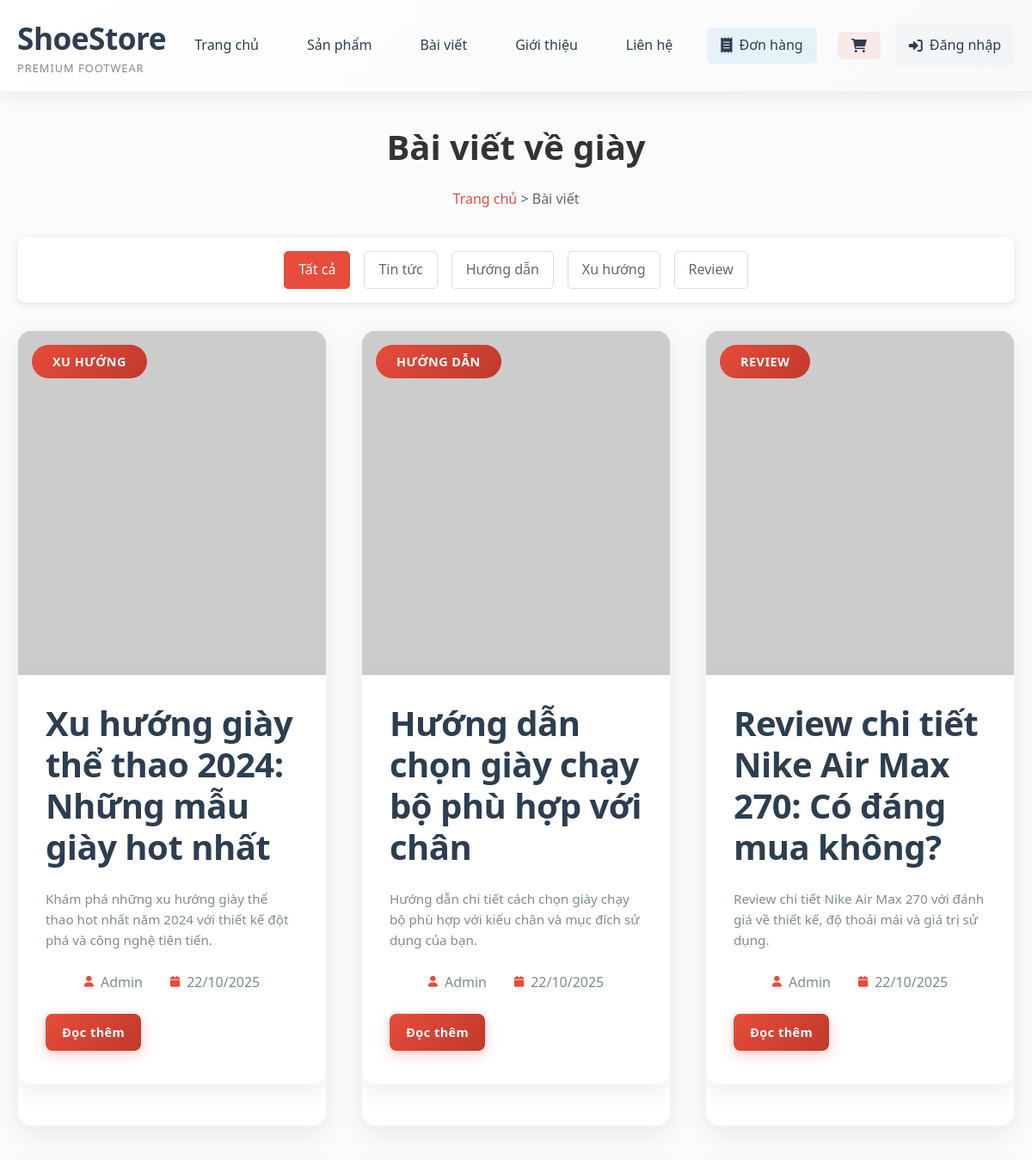
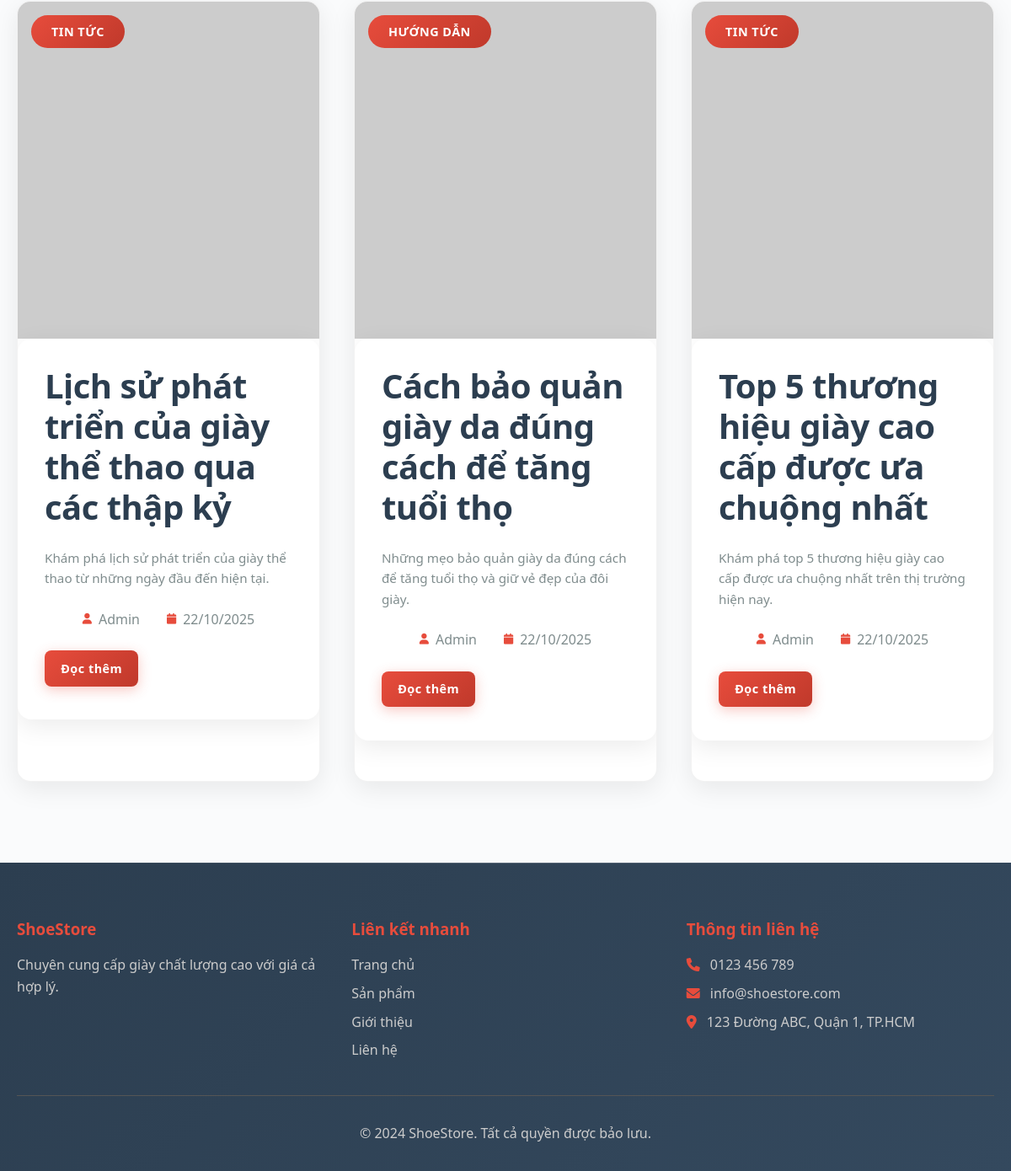
The page /index.php?action=articles on the database its author committed (2 pictures, top to bottom).
### tables this page shows
CREATE TABLE IF NOT EXISTS articles (
    id INT AUTO_INCREMENT PRIMARY KEY,
    title VARCHAR(255) NOT NULL,
    content TEXT NOT NULL,
    excerpt TEXT,
    image VARCHAR(500),
    author VARCHAR(100) NOT NULL,
    category VARCHAR(50) NOT NULL,
    status ENUM('draft', 'published') DEFAULT 'published',
    created_at TIMESTAMP DEFAULT CURRENT_TIMESTAMP,
    updated_at TIMESTAMP DEFAULT CURRENT_TIMESTAMP ON UPDATE CURRENT_TIMESTAMP
);

### controllers/HomeController.php (called while the page is built, shortened)
<?php
require_once 'models/Article.php';
require_once 'config/database.php';
class HomeController {
    private $article;
    public function __construct() {
        $database = new Database();
        $this->db = $database->getConnection();
        $this->article = new Article($this->db);
    }
    public function articles() {
        $category = isset($_GET['category']) ? $_GET['category'] : '';
        $search = isset($_GET['search']) ? $_GET['search'] : '';
        if (!empty($search)) {
            $stmt = $this->article->searchArticles($search);
        } elseif (!empty($category)) {
            $stmt = $this->article->getArticlesByCategory($category);
        } else {
            $stmt = $this->article->getAllArticles();
        }
        $articles = $stmt->fetchAll(PDO::FETCH_ASSOC);
        include 'views/articles.php';
    }
}
?>

### config/database.php (called while the page is built, shortened)
<?php
class Database {
    private $host = 'localhost';
    private $db_name = 'shoe_store';
    private $username = 'root';
    private $password = '';
    public function getConnection() {
        $this->conn = null;
        try {
            $this->conn = new PDO("mysql:host=" . $this->host . ";dbname=" . $this->db_name,
                                $this->username, $this->password);
            $this->conn->setAttribute(PDO::ATTR_ERRMODE, PDO::ERRMODE_EXCEPTION);
            $this->conn->exec("set names utf8");
        } catch(PDOException $exception) {
            echo "Connection error: " . $exception->getMessage();
        }
        return $this->conn;
    }
}
?>

### models/Article.php (called while the page is built, shortened)
<?php
class Article {
    private $conn;
    private $table_name = "articles";
    public function __construct($db) {
        $this->conn = $db;
    }
    public function getAllArticles() {
        $query = "SELECT * FROM " . $this->table_name . " WHERE status = 'published' ORDER BY created_at DESC";
        $stmt = $this->conn->prepare($query);
        $stmt->execute();
        return $stmt;
    }
}
?>

### views/articles.php (the view, shortened to what this page needs)
<?php
include 'views/layout/header.php';
?>
<main class="main">
    <div class="container">
        <div class="page-header">
            <h1>Bài viết về giày</h1>
            <div class="breadcrumb">
                <a href="index.php">Trang chủ</a> > <span>Bài viết</span>
            </div>
        </div>
        <div class="filter-section">
            <div class="filter-buttons">
                <a href="index.php?action=articles" class="filter-btn <?php echo empty($_GET['category']) ? 'active' : ''; ?>">Tất cả</a>
                <a href="index.php?action=articles&category=Tin tức" class="filter-btn <?php echo ($_GET['category'] ?? '') == 'Tin tức' ? 'active' : ''; ?>">Tin tức</a>
                <a href="index.php?action=articles&category=Hướng dẫn" class="filter-btn <?php echo ($_GET['category'] ?? '') == 'Hướng dẫn' ? 'active' : ''; ?>">Hướng dẫn</a>
                <a href="index.php?action=articles&category=Xu hướng" class="filter-btn <?php echo ($_GET['category'] ?? '') == 'Xu hướng' ? 'active' : ''; ?>">Xu hướng</a>
                <a href="index.php?action=articles&category=Review" class="filter-btn <?php echo ($_GET['category'] ?? '') == 'Review' ? 'active' : ''; ?>">Review</a>
            </div>
        </div>
        <div class="articles-section">
            <?php if (!empty($articles)): ?>
                <div class="articles-grid">
                    <?php foreach($articles as $article): ?>
                    <article class="article-card">
                        <div class="article-image">
                            <img src="<?php echo $article['image']; ?>" alt="<?php echo htmlspecialchars($article['title']); ?>">
                            <div class="article-category"><?php echo htmlspecialchars($article['category']); ?></div>
                        </div>
                        <div class="article-content">
                            <h2 class="article-title">
                                <a href="index.php?action=articleDetail&id=<?php echo $article['id']; ?>">
                                    <?php echo htmlspecialchars($article['title']); ?>
                                </a>
                            </h2>
                            <p class="article-excerpt"><?php echo htmlspecialchars($article['excerpt']); ?></p>
                            <div class="article-meta">
                                <span class="article-author">
                                    <i class="fas fa-user"></i>
                                    <?php echo htmlspecialchars($article['author']); ?>
                                </span>
                                <span class="article-date">
                                    <i class="fas fa-calendar"></i>
                                    <?php echo date('d/m/Y', strtotime($article['created_at'])); ?>
                                </span>
                            </div>
                            <a href="index.php?action=articleDetail&id=<?php echo $article['id']; ?>" class="btn btn-primary btn-sm">Đọc thêm</a>
                        </div>
                    </article>
                    <?php endforeach; ?>
                </div>
            <?php endif; ?>
        </div>
    </div>
</main>
<?php include 'views/layout/footer.php'; ?>

### assets/css/style.css (style rules this page uses)
* { margin: 0; padding: 0; box-sizing: border-box; }
body { font-family: 'Segoe UI', Tahoma, Geneva, Verdana, sans-serif; line-height: 1.6; color: #2c3e50; background-color: #fafbfc; font-size: 16px; }
.container { max-width: 1200px; margin: 0 auto; padding: 0 20px; }
.main { min-height: calc(100vh - 200px); }
.btn { display: inline-block; padding: 0.875rem 2rem; text-decoration: none; border-radius: 8px; font-weight: 600; font-size: 0.95rem; transition: all 0.3s ease; border: none; cursor: pointer; position: relative; overflow: hidden; text-align: center; letter-spacing: 0.5px; }
.btn::before { content: ''; position: absolute; top: 0; left: -100%; width: 100%; height: 100%; background: linear-gradient(90deg, transparent, rgba(255,255,255,0.2), transparent); transition: left 0.5s; }
.btn-primary { background: linear-gradient(135deg, #e74c3c 0%, #c0392b 100%); color: white; box-shadow: 0 4px 15px rgba(231, 76, 60, 0.3); }
.page-header { padding: 2rem 0; text-align: center; }
.page-header h1 { font-size: 2.5rem; color: #333; margin-bottom: 1rem; }
.breadcrumb { color: #666; }
.breadcrumb a { color: #e74c3c; text-decoration: none; }
.filter-section { background: white; padding: 1rem; border-radius: 10px; margin-bottom: 2rem; box-shadow: 0 2px 10px rgba(0,0,0,0.1); }
.filter-buttons { display: flex; gap: 1rem; justify-content: center; flex-wrap: wrap; }
.filter-btn { padding: 0.5rem 1rem; text-decoration: none; color: #666; border: 1px solid #ddd; border-radius: 5px; transition: all 0.3s; }
.filter-btn:hover, .filter-btn.active { background: #e74c3c; color: white; border-color: #e74c3c; }
.btn-sm { padding: 0.5rem 1rem; font-size: 0.9rem; }
.articles-grid { display: grid; grid-template-columns: repeat(auto-fit, minmax(350px, 1fr)); gap: 2.5rem; margin-top: 2rem; }
.article-card { background: white; border-radius: 16px; overflow: hidden; box-shadow: 0 8px 30px rgba(0,0,0,0.08); transition: all 0.4s ease; border: 1px solid rgba(0,0,0,0.05); position: relative; }
.article-card::before { content: ''; position: absolute; top: 0; left: 0; right: 0; bottom: 0; background: linear-gradient(135deg, rgba(231, 76, 60, 0.05) 0%, transparent 50%); opacity: 0; transition: opacity 0.3s ease; }
.article-image { height: 220px; overflow: hidden; position: relative; }
.article-image img { width: 100%; height: 100%; object-fit: cover; transition: transform 0.4s ease; }
.article-category { position: absolute; top: 1rem; left: 1rem; background: linear-gradient(135deg, #e74c3c 0%, #c0392b 100%); color: white; padding: 0.5rem 1rem; border-radius: 20px; font-size: 0.8rem; font-weight: 600; text-transform: uppercase; letter-spacing: 0.5px; }
.article-content { padding: 2rem; position: relative; z-index: 1; }
.article-title { margin-bottom: 1rem; font-size: 1.4rem; font-weight: 600; line-height: 1.3; }
.article-title a { color: #2c3e50; text-decoration: none; transition: color 0.3s ease; }
.article-excerpt { color: #7f8c8d; line-height: 1.6; margin-bottom: 1.5rem; font-size: 0.95rem; }
.article-meta { display: flex; gap: 1.5rem; margin-bottom: 1.5rem; font-size: 0.9rem; color: #95a5a6; }
.article-meta span { display: flex; align-items: center; gap: 0.5rem; }
.article-meta i { color: #e74c3c; font-size: 0.8rem; }
.btn-sm { padding: 0.6rem 1.2rem; font-size: 0.9rem; }
.article-content { background: white; border-radius: 16px; overflow: hidden; box-shadow: 0 8px 30px rgba(0,0,0,0.08); margin-bottom: 3rem; }
.article-category { display: inline-block; background: linear-gradient(135deg, #e74c3c 0%, #c0392b 100%); color: white; padding: 0.5rem 1.5rem; border-radius: 25px; font-size: 0.9rem; font-weight: 600; text-transform: uppercase; letter-spacing: 0.5px; margin-bottom: 1.5rem; }
.article-title { font-size: 2.5rem; font-weight: 700; color: #2c3e50; line-height: 1.2; margin-bottom: 1.5rem; letter-spacing: -0.5px; }
.article-meta { display: flex; justify-content: center; gap: 2rem; font-size: 1rem; color: #7f8c8d; }
.article-meta i { color: #e74c3c; }
.article-image { height: 400px; overflow: hidden; }
.article-image img { width: 100%; height: 100%; object-fit: cover; }
html { scroll-behavior: smooth; }

### rows shown on the page
articles: category "XU HƯỚNG", title "Xu hướng giày thể thao 2024: Những mẫu giày hot nhất", excerpt "Khám phá những xu hướng giày thể thao hot nhất năm 2024 với thiết kế đột phá và công nghệ tiên tiến.", author "Admin", created_at "22/10/2025"
articles: category "HƯỚNG DẪN", title "Hướng dẫn chọn giày chạy bộ phù hợp với chân", excerpt "Hướng dẫn chi tiết cách chọn giày chạy bộ phù hợp với kiểu chân và mục đích sử dụng của bạn.", author "Admin", created_at "22/10/2025"
articles: category "REVIEW", title "Review chi tiết Nike Air Max 270: Có đáng mua không?", excerpt "Review chi tiết Nike Air Max 270 với đánh giá về thiết kế, độ thoải mái và giá trị sử dụng.", author "Admin", created_at "22/10/2025"
articles: category "TIN TỨC", title "Lịch sử phát triển của giày thể thao qua các thập kỷ", excerpt "Khám phá lịch sử phát triển của giày thể thao từ những ngày đầu đến hiện tại.", author "Admin", created_at "22/10/2025"
articles: category "HƯỚNG DẪN", title "Cách bảo quản giày da đúng cách để tăng tuổi thọ", excerpt "Những mẹo bảo quản giày da đúng cách để tăng tuổi thọ và giữ vẻ đẹp của đôi giày.", author "Admin", created_at "22/10/2025"
articles: category "TIN TỨC", title "Top 5 thương hiệu giày cao cấp được ưa chuộng nhất", excerpt "Khám phá top 5 thương hiệu giày cao cấp được ưa chuộng nhất trên thị trường hiện nay.", author "Admin", created_at "22/10/2025"
